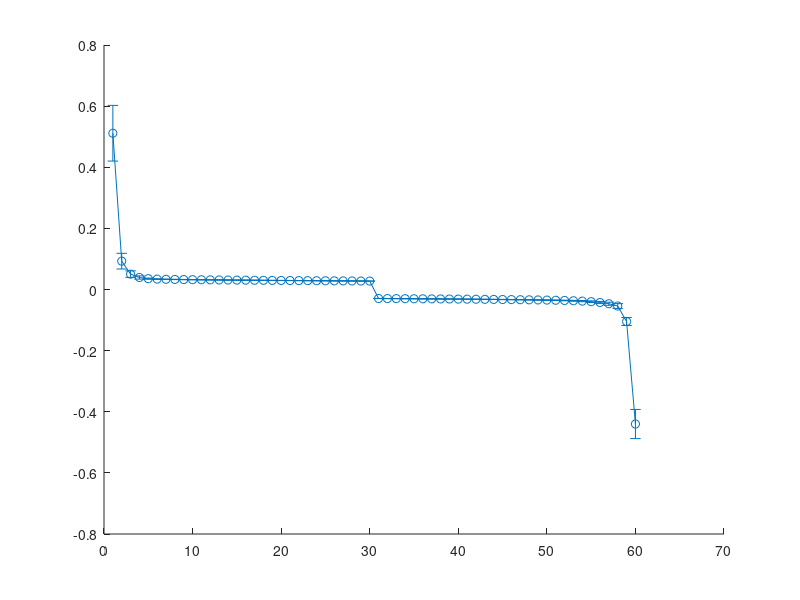

MATLAB code to generate this figure: (Note: this script raises an error after producing the figure.)
% load('scorelist-04-Sep-201613:48:04_caffenoVal.mat');
load reconErr_dimRed_rank_sharedDimParam4PosNeg.mat;
orgDim = 512;
nclasses = 200;
rDimBiCls = 100; % reduced dimension by bilinear SVM
dimFixed = rDimBiCls/2;

meanList = mean(singularList,2);
stdList = std(singularList');

figure(1);
maxLength = 2*30;
idx = [1:maxLength/2, length(meanList)+1-maxLength/2:length(meanList) ];
errorbar( 1:length(idx), meanList(idx)', stdList(idx)', '-o', 'MarkerSize',2, 'MarkerEdgeColor', 'red', 'MarkerFaceColor', 'red' );
title('sorted eigen values with std for all classes');
xlabel('index of sorted eigen value');
ylabel('eigen value'); 
grid on;

% figure(1);
% errorbar( 1:length(meanList), meanList(:)', stdList(:)', '-o', 'MarkerSize',2, 'MarkerEdgeColor', 'red', 'MarkerFaceColor', 'red' );
% title('sorted eigen values with std for all classes');
% xlabel('index of sorted singular value');
% ylabel('eigen value'); 
% grid on;

%% visualize reconstruction error
showMax_dim = 150;
withinMaxDimIdxs = find(dimRedList<=showMax_dim);
az = -60; % Azimuth
el = 20; % Elevation

figure(2);
% subplot(1,2,2);
reconErrMatShow = reconErrMat ./ (nclasses*orgDim*orgDim);
reconErrMatShow = reconErrMatShow(rankList/2,:);
reconErrMatShow = reconErrMatShow(:,dimRedList(withinMaxDimIdxs)/2);
bar3(reconErrMatShow);
xlabel('dimRed - m');
ylabel('rank - r');
zlabel('mean reconstruction error of entries');
ax = gca;
ax.YTick = 1:length(rankList);
ax.YTickLabel = rankList;
ax.XTick = 1:length(dimRedList(withinMaxDimIdxs));
ax.XTickLabel = dimRedList(withinMaxDimIdxs);
title('mean reconstruction error at entry level vs. rank & dimRed');
view(az, el);

%% save
% save('reconErr_dimRed_rank_sharedDimParam4PosNeg.mat', 'reconErrMat', 'rankList', 'dimRedList',...
%     'singularList', 'meanList', 'stdList');



